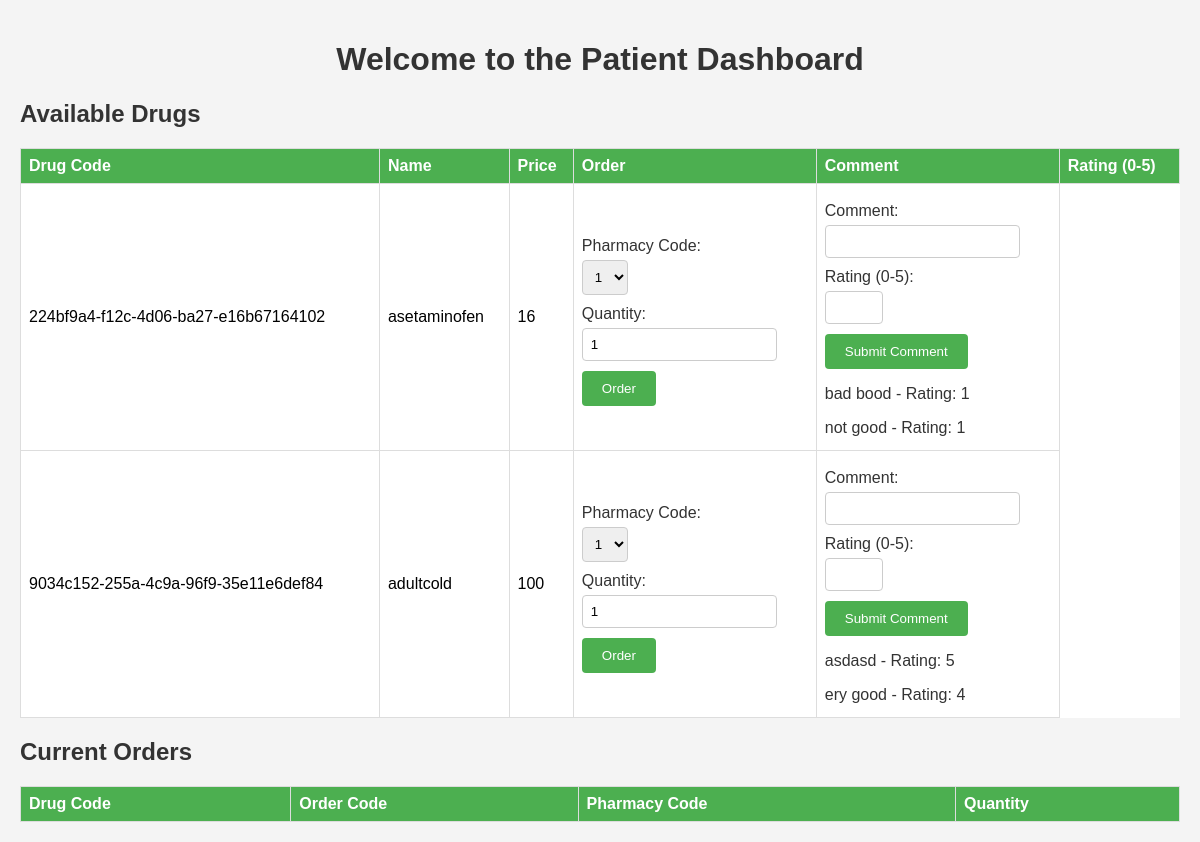
Screenshot of /patient_dashboard (signed in) with the database file from the repository.
### tables this page shows
CREATE TABLE Drug (
    drug_code TEXT PRIMARY KEY,
    name VARCHAR(255),
    production_date DATE,
    expiration_date DATE,
    price DECIMAL(10, 2),
    dosage VARCHAR(50),
    usage_instructions TEXT,
    drug_inventory INT,
    pharmacy_code INT,
    company_code INT,
    FOREIGN KEY (pharmacy_code) REFERENCES Pharmacy(pharmacy_code),
    FOREIGN KEY (company_code) REFERENCES DrugCompany(registration_number)
);

CREATE TABLE DrugComment (
    comment_id INTEGER PRIMARY KEY,
    patient_code INT,
    drug_code TEXT,
    comment TEXT,
    rating INT,
    FOREIGN KEY (patient_code) REFERENCES User(user_id),
    FOREIGN KEY (drug_code) REFERENCES Drug(drug_code)
);

### wsgi.py (the view)
@app.route('/patient_dashboard')
@login_required
def patient_dashboard():
    available_drugs = database_adapter.fetch_drugs_with_comments()
    current_orders = database_adapter.fetch_user_orders(current_user.id)
    pharmacy_codes = database_adapter.fetch_all_pharmacy_codes()
    return render_template('patient_dashboard.html', available_drugs=available_drugs, pharmacy_codes=pharmacy_codes, current_orders=current_orders)

### adapters/database_adapter.py (called while the page is built)
    def get_connection(self):
        if 'connection' not in g:
            g.connection = sqlite3.connect(self.db_path)
        return g.connection

    def fetch_all(self, query, parameters=None):
        connection = self.get_connection()
        cursor = connection.cursor()
        if parameters:
            cursor.execute(query, parameters)
        else:
            cursor.execute(query)
        return cursor.fetchall()

    def get_user_by_id(self, user_id):
        query = "SELECT * FROM User WHERE user_id = ?"
        parameters = (user_id,)
        user_data = self.fetch_all(query, parameters)
        if user_data:
            return {
                'id': user_data[0][0],
                'role': user_data[0][1]
            }
        return None

    def fetch_user_orders(self, patient_code):
        query = """
            SELECT order_code, pharmacy_code, quantity
            FROM DrugOrder
            WHERE patient_code = ?;
        """
        parameters = (patient_code,)
        connection = self.get_connection()
        cursor = connection.cursor()
        try:
            cursor.execute(query, parameters)
            results = cursor.fetchall()
            orders = [{'order_code': result[0], 'pharmacy_code': result[1], 'quantity': result[2]} for result in results]
            return orders
        except Exception as e:
            print(f"Error fetching user orders: {e}")
            return []
        finally:
            cursor.close()

    def fetch_all_pharmacy_codes(self):
        query = "SELECT pharmacy_code FROM Pharmacy;"
        result = self.fetch_all(query)
        if result:
            return [row[0] for row in result]
        return []

### templates/patient_dashboard.html (shortened to what this page needs)
<!DOCTYPE html>
<html lang="en">
<head>
</head>
<body>
    <h1>Welcome to the Patient Dashboard</h1>
    <h2>Available Drugs</h2>
    <table>
        <tr>
            <th>Drug Code</th>
            <th>Name</th>
            <th>Price</th>
            <th>Order</th>
            <th>Comment</th>
            <th>Rating (0-5)</th>
        </tr>
        {% for drug in available_drugs %}
            <tr>
                <td>{{ drug.drug_code }}</td>
                <td>{{ drug.name }}</td>
                <td>{{ drug.price }}</td>
                <td>
                    <form method="POST" action="{{ url_for('order_drug', drug_code=drug.drug_code) }}">
                        <label for="pharmacy_code">Pharmacy Code:</label>
                        <select name="pharmacy_code" required>
                            {% for pharmacy_code in pharmacy_codes %}
                                <option value="{{ pharmacy_code }}">{{ pharmacy_code }}</option>
                            {% endfor %}
                        </select>
                        <label for="quantity">Quantity:</label>
                        <input type="number" name="quantity" value="1" required>
                        <button type="submit">Order</button>
                    </form>
                </td>
                <td>
                    <form method="POST" action="{{ url_for('comment_and_rate', drug_code=drug.drug_code) }}">
                        <label for="comment">Comment:</label>
                        <input type="text" name="comment" required>
                        <label for="rating">Rating (0-5):</label>
                        <input type="number" name="rating" min="0" max="5" required>
                        <button type="submit">Submit Comment</button>
                    </form>
                    <div class="comments-container">
                        {% for comment in drug.comments %}
                            <p class="comment">{{ comment.comment }} - Rating: {{ comment.rating }}</p>
                        {% endfor %}
                    </div>
                </td>
            </tr>
        {% endfor %}
    </table>
    <h2>Current Orders</h2>
    <table>
        <tr>
            <th>Drug Code</th>
            <th>Order Code</th>
            <th>Pharmacy Code</th>
            <th>Quantity</th>
        </tr>
    </table>
</body>
</html>

### templates/patient_dashboard.html (style rules this page uses)
body { font-family: Arial, sans-serif; background-color: #f4f4f4; margin: 0; padding: 20px; }
h1 { text-align: center; color: #333; }
h2 { color: #333; }
table { width: 100%; border-collapse: collapse; margin-top: 20px; background-color: #fff; }
th, td { border: 1px solid #ddd; padding: 8px; text-align: left; }
th { background-color: #4caf50; color: white; }
form { display: flex; flex-direction: column; align-items: flex-start; margin-top: 10px; }
label { margin-bottom: 5px; color: #333; }
select, input { margin-bottom: 10px; padding: 8px; box-sizing: border-box; border: 1px solid #ccc; border-radius: 4px; }
button { background-color: #4caf50; color: #fff; padding: 10px 20px; border: none; border-radius: 4px; cursor: pointer; }
.comments-container { margin-top: 10px; }
.comment { margin-bottom: 5px; color: #333; }

### rows the page displays
Drug: drug_code "224bf9a4-f12c-4d06-ba27-e16b67164102", name "asetaminofen", price "16"
DrugComment: comment "bad bood", rating "1"
DrugComment: comment "not good", rating "1"
Drug: drug_code "9034c152-255a-4c9a-96f9-35e11e6def84", name "adultcold", price "100"
DrugComment: comment "asdasd", rating "5"
DrugComment: comment "ery good", rating "4"

### other values shown
form field pharmacy_code "1"
